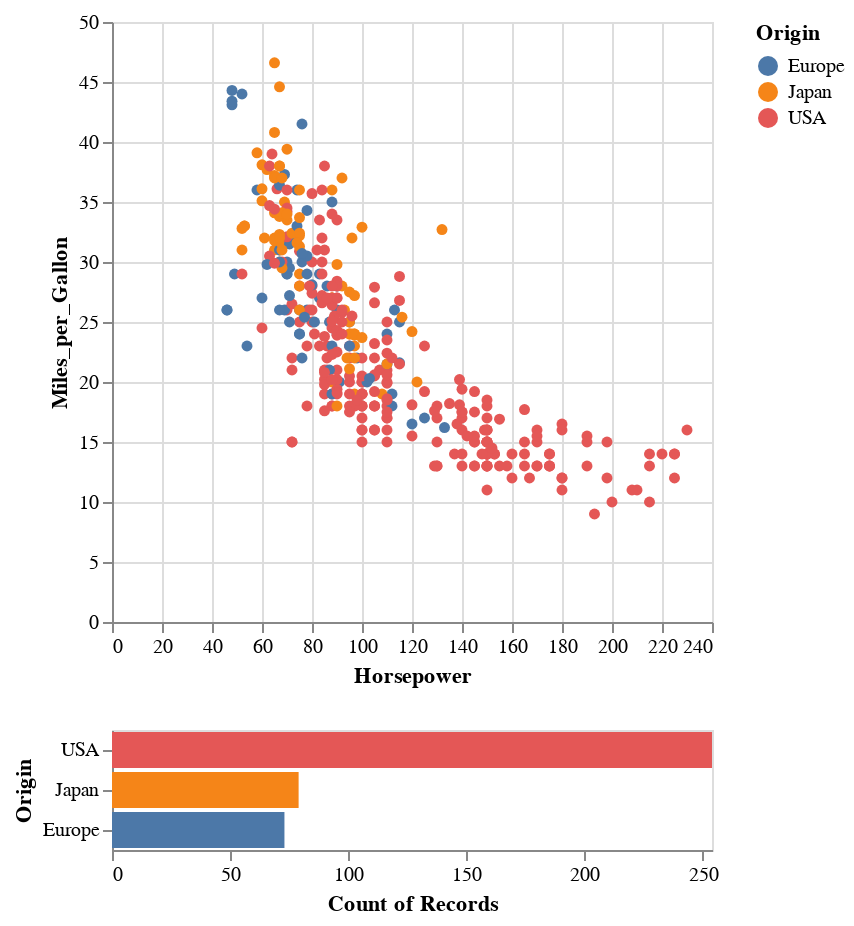

Write notebook code for a chart like this one.
### Code cell
brush = alt.selection_interval() 

puntos_opacity_condition = alt.condition(brush,
                                         alt.value(1),
                                         alt.value(0.2))
puntos = alt.Chart(cars).mark_circle().encode(
    alt.X('Horsepower'),
    alt.Y('Miles_per_Gallon'),
    alt.Color('Origin'),
    opacity=puntos_opacity_condition
).add_params(brush)

bar_domain_max = cars.groupby('Origin').size().max()
# print(bar_domain_max)
bars = alt.Chart(cars).mark_bar().encode(
    alt.X('count()',axis=alt.Axis(grid=False),scale=alt.Scale(domain=[0,bar_domain_max])),
    alt.Y('Origin',sort='-x'),
    alt.Color('Origin'),
    tooltip=['count()']
).transform_filter(brush)

puntos & bars

### Figure 1 — Vega-Lite specification as saved in the notebook (floating-point values rounded to 4 significant figures; data arrays with more than 128 entries replaced by an {"elided": "..."} marker saying what was removed)
{"config": {"view": {"continuousWidth": 300, "continuousHeight": 300}}, "vconcat": [{"mark": {"type": "circle"}, "encoding": {"color": {"field": "Origin", "type": "nominal"}, "opacity": {"condition": {"param": "param_55", "value": 1}, "value": 0.2}, "x": {"field": "Horsepower", "type": "quantitative"}, "y": {"field": "Miles_per_Gallon", "type": "quantitative"}}, "name": "view_38"}, {"mark": {"type": "bar"}, "encoding": {"color": {"field": "Origin", "type": "nominal"}, "tooltip": [{"aggregate": "count", "type": "quantitative"}], "x": {"aggregate": "count", "axis": {"grid": false}, "scale": {"domain": [0, 254.0]}, "type": "quantitative"}, "y": {"field": "Origin", "sort": "-x", "type": "nominal"}}, "transform": [{"filter": {"param": "param_55"}}]}], "data": {"name": "data-b142c6ef86fe368124429c3b13ee14e3"}, "params": [{"name": "param_55", "select": {"type": "interval"}, "views": ["view_38"]}], "$schema": "https://vega.github.io/schema/vega-lite/v5.20.1.json", "datasets": {"data-b142c6ef86fe368124429c3b13ee14e3": {"elided": "406 records"}}}
